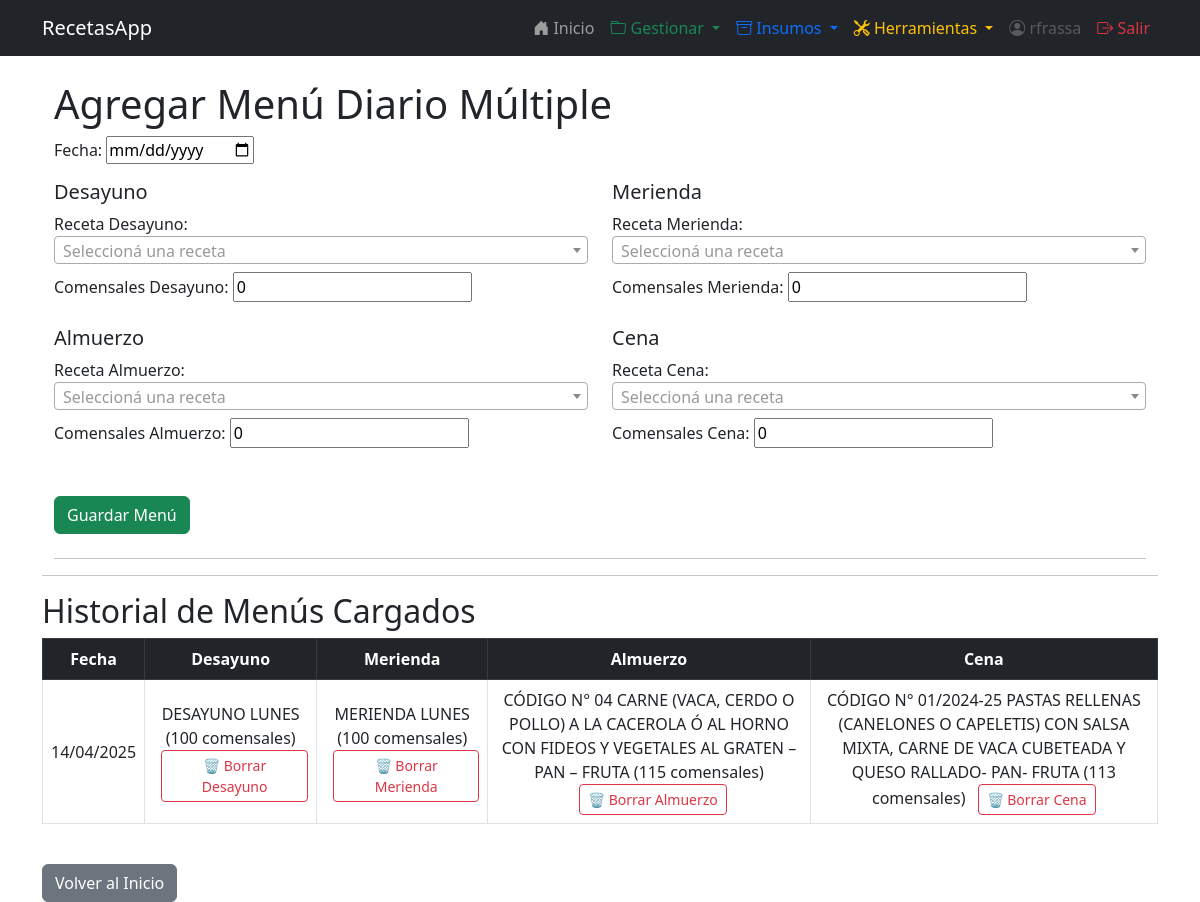
The page /recetas/agregar-menu-multiple/ (signed in) on the database its author committed.
### recetas/models.py (models this page shows, shortened)
class MenuDiario(models.Model):
    fecha = models.DateField()
    tipo_comida = models.CharField(max_length=20, choices=(('desayuno', 'Desayuno'), ('almuerzo', 'Almuerzo'), ('merienda', 'Merienda'), ('cena', 'Cena')))
    receta = models.ForeignKey(Receta, on_delete=models.CASCADE, related_name='menus')
    temporada = models.CharField(max_length=20, choices=(('verano', 'Verano'), ('invierno', 'Invierno')))
    comensales = models.PositiveIntegerField(default=115)
    usuario = models.ForeignKey(User, on_delete=models.CASCADE, null=True, blank=True, related_name='menus')
    class Meta:
        unique_together = ('fecha', 'tipo_comida', 'temporada')

class Receta(models.Model):
    codigo = models.CharField(max_length=10, unique=True)
    nombre = models.CharField(max_length=200)
    temporada = models.CharField(max_length=20, choices=(('verano', 'Verano'), ('invierno', 'Invierno')))
    tipo_comida = models.CharField(max_length=20, choices=(('desayuno', 'Desayuno'), ('almuerzo', 'Almuerzo'), ('merienda', 'Merienda'), ('cena', 'Cena')))
    usuario = models.ForeignKey(User, on_delete=models.CASCADE, null=True, blank=True, related_name='recetas')
    imagen = models.ImageField(upload_to='recetas/', null=True, blank=True)
    def __str__(self):
        return f"{self.codigo} - {self.nombre} ({self.temporada} - {self.tipo_comida})"

### recetas/views.py (the view)
# urls.py: path('agregar-menu-multiple/', views.agregar_menu_multiple, name='agregar_menu_multiple'),
@login_required
def agregar_menu_multiple(request):
    if request.method == 'POST':
        form = MenuDiarioMultipleForm(request.POST)
        if form.is_valid():
            fecha = form.cleaned_data['fecha']
            registros = [
                ('desayuno', form.cleaned_data.get('desayuno'), form.cleaned_data.get('comensales_desayuno')),
                ('merienda', form.cleaned_data.get('merienda'), form.cleaned_data.get('comensales_merienda')),
                ('almuerzo', form.cleaned_data.get('almuerzo'), form.cleaned_data.get('comensales_almuerzo')),
                ('cena', form.cleaned_data.get('cena'), form.cleaned_data.get('comensales_cena')),
            ]
            for tipo_comida, receta, comensales in registros:
                if receta and comensales and comensales > 0:
                    MenuDiario.objects.update_or_create(
                        fecha=fecha,
                        tipo_comida=tipo_comida,
                        temporada=receta.temporada,
                        defaults={
                            'receta': receta,
                            'comensales': comensales,
                            'usuario': request.user
                        }
                    )
            messages.success(request, '¡Menú diario cargado correctamente!')
            return redirect('recetas:agregar_menu_multiple')
    else:
        form = MenuDiarioMultipleForm()
    menus = MenuDiario.objects.filter(usuario=request.user).order_by('-fecha', 'tipo_comida')
    contexto = {
        'form': form,
        'menus': menus
    }
    return render(request, 'recetas/agregar_menu_multiple.html', contexto)

### recetas/forms.py
class MenuDiarioMultipleForm(forms.Form):
    fecha = forms.DateField(
        widget=forms.DateInput(attrs={'type': 'date'}),
        label='Fecha'
    )
    desayuno = forms.ModelChoiceField(
        queryset=Receta.objects.filter(tipo_comida='desayuno'),
        required=False,
        label='Receta Desayuno'
    )
    comensales_desayuno = forms.IntegerField(required=False, initial=0, label='Comensales Desayuno')
    merienda = forms.ModelChoiceField(
        queryset=Receta.objects.filter(tipo_comida='merienda'),
        required=False,
        label='Receta Merienda'
    )
    comensales_merienda = forms.IntegerField(required=False, initial=0, label='Comensales Merienda')
    almuerzo = forms.ModelChoiceField(
        queryset=Receta.objects.filter(tipo_comida='almuerzo'),
        required=False,
        label='Receta Almuerzo'
    )
    comensales_almuerzo = forms.IntegerField(required=False, initial=0, label='Comensales Almuerzo')
    cena = forms.ModelChoiceField(
        queryset=Receta.objects.filter(tipo_comida='cena'),
        required=False,
        label='Receta Cena'
    )
    comensales_cena = forms.IntegerField(required=False, initial=0, label='Comensales Cena')

### recetas/templates/recetas/agregar_menu_multiple.html (shortened to what this page needs)
{% extends 'recetas/base.html' %}
{% block content %}
<div class="container">
    <h1>Agregar Menú Diario Múltiple</h1>
    <form method="post" class="mb-4">
        <div class="mb-3">
            {{ form.fecha.label_tag }}
            {{ form.fecha }}
        </div>
        <div class="row">
            <div class="col-md-6 mb-3">
                <h5>Desayuno</h5>
                <div class="mb-2">
                    {{ form.desayuno.label_tag }}
                </div>
                <div class="mb-2">
                    {{ form.comensales_desayuno.label_tag }}
                    {{ form.comensales_desayuno }}
                </div>
            </div>
            <div class="col-md-6 mb-3">
                <h5>Merienda</h5>
                <div class="mb-2">
                    {{ form.merienda.label_tag }}
                </div>
                <div class="mb-2">
                    {{ form.comensales_merienda.label_tag }}
                    {{ form.comensales_merienda }}
                </div>
            </div>
        </div>
        <div class="row">
            <div class="col-md-6 mb-3">
                <h5>Almuerzo</h5>
                <div class="mb-2">
                    {{ form.almuerzo.label_tag }}
                </div>
                <div class="mb-2">
                    {{ form.comensales_almuerzo.label_tag }}
                    {{ form.comensales_almuerzo }}
                </div>
            </div>
            <div class="col-md-6 mb-3">
                <h5>Cena</h5>
                <div class="mb-2">
                    {{ form.cena.label_tag }}
                </div>
                <div class="mb-2">
                    {{ form.comensales_cena.label_tag }}
                    {{ form.comensales_cena }}
                </div>
            </div>
        </div>
        <button type="submit" class="btn btn-success mt-4">Guardar Menú</button>
    </form>
    <hr>
</div>
    <hr>
    <h2>Historial de Menús Cargados</h2>
    <div class="table-responsive">
        <table class="table table-bordered text-center align-middle">
            <thead class="table-dark">
                <tr>
                    <th>Fecha</th>
                    <th>Desayuno</th>
                    <th>Merienda</th>
                    <th>Almuerzo</th>
                    <th>Cena</th>
                </tr>
            </thead>
                <link href="https://cdn.jsdelivr.net/npm/select2@4.1.0-rc.0/dist/css/select2.min.css" rel="stylesheet" />
                <tbody>
                    {% regroup menus by fecha as fecha_menus %}
                    {% for fecha_grupo in fecha_menus %}
                        <tr>
                            <td>{{ fecha_grupo.grouper|date:"d/m/Y" }}</td>
                            <td>
                                {% for menu in fecha_grupo.list %}
                                    {% if menu.tipo_comida == 'desayuno' %}
                                        {{ menu.receta.nombre }} ({{ menu.comensales }} comensales)
                                        <a href="{% url 'recetas:borrar_menu_diario' menu.id %}"
                                           class="btn btn-outline-danger btn-sm ms-2 btn-borrar"
                                           data-url="{% url 'recetas:borrar_menu_diario' menu.id %}">
                                           🗑️ Borrar Desayuno
                                        </a>
                                    {% endif %}
                                {% endfor %}
                            </td>
                            <td>
                                {% for menu in fecha_grupo.list %}
                                    {% if menu.tipo_comida == 'merienda' %}
                                        {{ menu.receta.nombre }} ({{ menu.comensales }} comensales)
                                        <a href="{% url 'recetas:borrar_menu_diario' menu.id %}"
                                           class="btn btn-outline-danger btn-sm ms-2 btn-borrar"
                                           data-url="{% url 'recetas:borrar_menu_diario' menu.id %}">
                                           🗑️ Borrar Merienda
                                        </a>
                                    {% endif %}
                                {% endfor %}
                            </td>
                            <td>
                                {% for menu in fecha_grupo.list %}
                                    {% if menu.tipo_comida == 'almuerzo' %}
                                        {{ menu.receta.nombre }} ({{ menu.comensales }} comensales)
                                        <a href="{% url 'recetas:borrar_menu_diario' menu.id %}"
                                           class="btn btn-outline-danger btn-sm ms-2 btn-borrar"
                                           data-url="{% url 'recetas:borrar_menu_diario' menu.id %}">
                                           🗑️ Borrar Almuerzo
                                        </a>
                                    {% endif %}
                                {% endfor %}
                            </td>
                            <td>
                                {% for menu in fecha_grupo.list %}
                                    {% if menu.tipo_comida == 'cena' %}
                                        {{ menu.receta.nombre }} ({{ menu.comensales }} comensales)
                                        <a href="{% url 'recetas:borrar_menu_diario' menu.id %}"
                                           class="btn btn-outline-danger btn-sm ms-2 btn-borrar"
                                           data-url="{% url 'recetas:borrar_menu_diario' menu.id %}">
                                           🗑️ Borrar Cena
                                        </a>
                                    {% endif %}
                                {% endfor %}
                            </td>
                        </tr>
                    {% endfor %}
                </tbody>
        </table>
    </div>
    <a href="{% url 'recetas:index' %}" class="btn btn-secondary mt-4">Volver al Inicio</a>
</div>
{% endblock %}

### recetas/templates/recetas/base.html (shortened to what this page needs)
<!DOCTYPE html>
<html lang="es">
<head>
    <link href="https://cdn.jsdelivr.net/npm/bootstrap@5.3.0/dist/css/bootstrap.min.css" rel="stylesheet">
    <link href="https://cdn.jsdelivr.net/npm/bootstrap-icons@1.10.5/font/bootstrap-icons.css" rel="stylesheet">
    <link href="https://cdn.jsdelivr.net/npm/flatpickr/dist/flatpickr.min.css" rel="stylesheet">
</head>
<body>
<nav class="navbar navbar-expand-lg navbar-dark bg-dark mb-4">
    <div class="container">
        <a class="navbar-brand" href="{% url 'recetas:index' %}">RecetasApp</a>
        <div class="collapse navbar-collapse" id="navbarNav">
            <ul class="navbar-nav ms-auto">
                {% if user.is_authenticated %}
                    <li class="nav-item">
                        <a class="nav-link" href="{% url 'recetas:index' %}">
                            <i class="bi bi-house-door-fill"></i> Inicio
                        </a>
                    </li>
                    <li class="nav-item dropdown">
                        <a class="nav-link dropdown-toggle text-success" href="#" id="gestionarDropdown" role="button" data-bs-toggle="dropdown" aria-expanded="false">
                            <i class="bi bi-folder"></i> Gestionar
                        </a>
                    </li>
                    <li class="nav-item dropdown">
                        <a class="nav-link dropdown-toggle text-primary" href="#" id="insumosDropdown" role="button" data-bs-toggle="dropdown" aria-expanded="false">
                            <i class="bi bi-archive"></i> Insumos
                        </a>
                    </li>
                    <li class="nav-item dropdown">
                        <a class="nav-link dropdown-toggle text-warning" href="#" id="herramientasDropdown" role="button" data-bs-toggle="dropdown" aria-expanded="false">
                            <i class="bi bi-tools"></i> Herramientas
                        </a>
                    </li>
                    <li class="nav-item">
                        <span class="nav-link disabled">
                            <i class="bi bi-person-circle"></i> {{ user.username }}
                        </span>
                    </li>
                    <li class="nav-item">
                        <a class="nav-link text-danger" href="{% url 'admin:logout' %}">
                            <i class="bi bi-box-arrow-right"></i> Salir
                        </a>
                    </li>
                {% else %}
                    <li class="nav-item">
                        <a class="nav-link" href="{% url 'admin:login' %}">
                            <i class="bi bi-box-arrow-in-right"></i> Entrar
                        </a>
                    </li>
                {% endif %}
            </ul>
        </div>
    </div>
</nav>
<div class="container">
    {% block content %}
    {% endblock %}
</body>
</html>

### rows shown on the page
MenuDiario: grouper "14/04/2025", receta.nombre "CÓDIGO N° 04 CARNE (VACA, CERDO O POLLO) A LA CACEROLA Ó AL HORNO CON FIDEOS Y VEGETALES AL GRATEN – PAN – FRUTA", comensales "115"
MenuDiario: receta.nombre "DESAYUNO LUNES", comensales "100"
MenuDiario: receta.nombre "MERIENDA LUNES", comensales "100"
MenuDiario: receta.nombre "CÓDIGO N° 01/2024-25 PASTAS RELLENAS (CANELONES O CAPELETIS) CON SALSA MIXTA, CARNE DE VACA CUBETEADA Y QUESO RALLADO- PAN- FRUTA", comensales "113"

### other values the page prints
{{ user.username }} "rfrassa"
